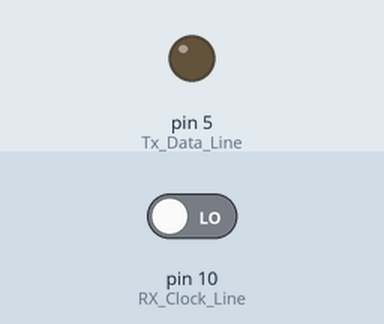
This sketch was run on a simulated Arduino Uno, built with avr-gcc and run on an emulated ATmega328P. On the bench: output pins drawn as LEDs (lit = HIGH). Inputs (shaded band) come from the test bench; at power-on: pin 10 (RX_Clock_Line) LOW. Random numbers use the default seed unless the sketch sets one; pins used as bus, display or sensor lines are not drawn.

Above: at 0.1 s.
At 39.8 s:
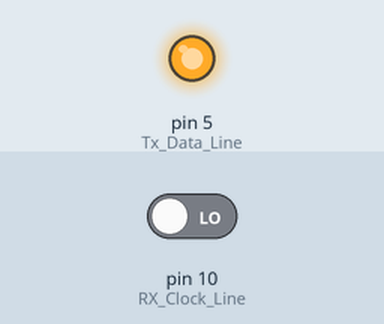
Timing chart, 0 to 40.0 s (numbered marks = the images above):
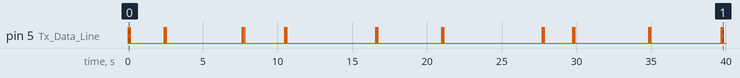

The sketch:

lab1_code_208279620_208660365.ino
```cpp
// C++ code
//

#define BIT_wait_time 20
#define BIT_half_wait_time 10

#define Tx_Data_Line 5
#define Rx_Data_Line 4
#define RX_Clock_Line 10
#define TX_Clock_Line 11


long current_time;
long ref_time;
long random_wait_time;
char data = 'a';
int rx_data = 0;
int IDLE=0;
int tx_clock=0;
int rx_clock_last , rx_clock_current=0 ;
int bit_read, current_bit , rx_counter, counter_tx;


void setup()
{
  //for debug
  Serial.begin(9600);
  // opens serial port, sets data rate to 9600 bps  //end debug

  pinMode(Tx_Data_Line, OUTPUT);
  pinMode(Rx_Data_Line, INPUT);
  pinMode(TX_Clock_Line, OUTPUT);
  pinMode(RX_Clock_Line, INPUT);

  random_wait_time = random(1000,7000);
  bit_read = 0;
  counter_tx=0;
  rx_counter=0;
  ref_time = millis();
}


void usart_tx(){

  current_time = millis();
  if (IDLE==1){

    //random wait time
    if(current_time-ref_time >= random_wait_time){
     IDLE=0;
     ref_time = millis();
    }

  }
  //Sending clock
  else if(current_time-ref_time >= BIT_half_wait_time){
    switch(tx_clock){

	  case(0):
	  digitalWrite(TX_Clock_Line, HIGH);
      tx_clock=1;
      current_bit = bitRead(data , counter_tx);

        	if (current_bit){
         	 	digitalWrite(Tx_Data_Line, HIGH);
        	}
        	else{
           		digitalWrite(Tx_Data_Line, LOW);
            }
      counter_tx++;
      ref_time = millis();
	  break;

      case(1):
      digitalWrite(TX_Clock_Line, LOW);
      tx_clock=0;
        	if (counter_tx == 8){
        		counter_tx = 0;
        		IDLE=1;
              	random_wait_time = random(1000,7000);
            }
      ref_time = millis();
	  break;
  }
}

}


void usart_rx(){

  rx_clock_last = rx_clock_current;
  rx_clock_current = digitalRead(RX_Clock_Line);

  //indication that clock is going down
  if ((rx_clock_last) && !(rx_clock_current)){
    bit_read = digitalRead(Rx_Data_Line);   // read the input pin
    rx_data |= (bit_read<<rx_counter);
    rx_counter++;
    bit_read=0;
    if (rx_counter==8){
      Serial.println((char)rx_data);
      rx_data = 0;
      rx_counter=0;
    }

  }
}

void loop() {

  usart_tx();
  usart_rx(); //read data


}
```
